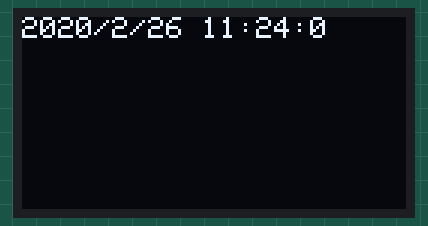
Bench run of a sketch on a simulated Arduino Uno, built with avr-gcc and run on an emulated ATmega328P. Shown: 128×64 one-colour display. The local clock reads 2024-03-15 10:24:30 at power-on unless the sketch sets it.

Above: at 0.1 s.
At 4.4 s:
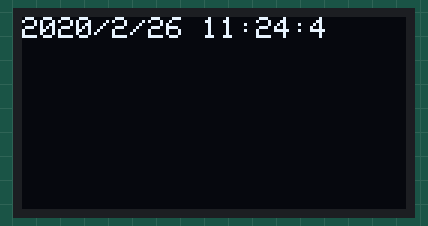
At 11.3 s:
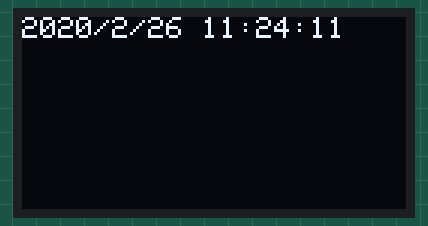
At 19.2 s:
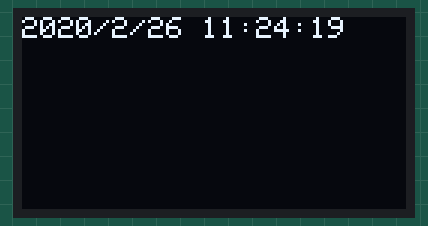
At 29.3 s:
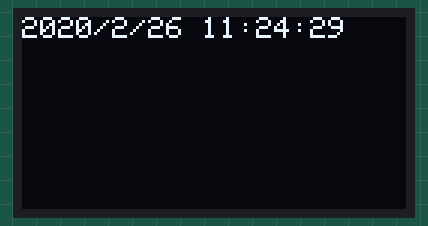
At 38.3 s:
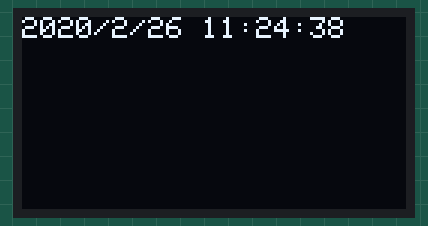

Measured:
- what the display in image 1 shows lasts 1.1 s, from 4.3 s to 5.4 s

The sketch:

DateTimeDisplay_Ex2.ino
```cpp
#include<ThreeWire.h>
#include<RtcDS1302.h>

#include<SPI.h>
#include<Wire.h>
#include<Adafruit_GFX.h>
#include<Adafruit_SSD1306.h>

#define SCREEN_WIDTH 128
#define SCREEN_HEIGHT 64
#define OLED_RESET -1

Adafruit_SSD1306 display(SCREEN_WIDTH, SCREEN_HEIGHT, &Wire,OLED_RESET);
ThreeWire myWire(4,5,3);
RtcDS1302<ThreeWire> Rtc(myWire);

void printDateTime(const RtcDateTime& dt){
  display.clearDisplay();
  display.setTextSize(1);
  display.setTextColor(WHITE);
  display.setCursor(0,0);
  display.print(dt.Year(),DEC);
  display.print('/');
  display.print(dt.Month(), DEC);
  display.print('/');
  display.print(dt.Day(), DEC);
  display.print(' ');
  display.print(dt.Hour(), DEC);
  display.print(':');
  display.print(dt.Minute(), DEC);
  display.print(':');
  display.print(dt.Second(), DEC);
  display.display();
}
void setup() {
  // put your setup code here, to run once:
  Rtc.Begin();
  display.begin(SSD1306_SWITCHCAPVCC, 0x3c);
  display.clearDisplay();
  RtcDateTime setting_time(2020,2,26,11,24,0);
  printDateTime(setting_time);
  Rtc.SetDateTime(setting_time);
}

void loop() {
  // put your main code here, to run repeatedly:
  RtcDateTime now=Rtc.GetDateTime();
  printDateTime(now);
  delay(500);
}
```
